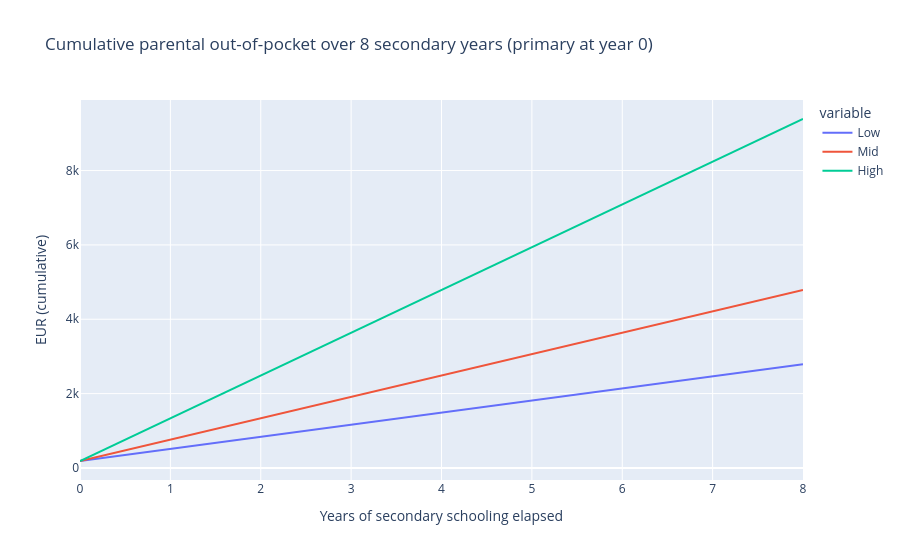

Notebook cell for this chart:
### Code cell
# More visuals: annual comparison, one-year stacked, and cumulative over years
from IPython.display import Markdown, display
import pandas as pd
import numpy as np
import matplotlib.pyplot as plt
import plotly.express as px
import re

# File paths
primary_fp = r"c:\Users\Dell\Documents\VSC Projects\Italienation\local_data\ItalyPrimarySchoolBookExpenses.csv"
secondary_fp = r"c:\Users\Dell\Documents\VSC Projects\Italienation\local_data\ItalianMeanSecondarySchoolExpenses.csv"
oecd_fp = r"c:\Users\Dell\Documents\VSC Projects\Italienation\local_data\oecd\oecd_education_fin_perstud.csv"

# Load
pri = pd.read_csv(primary_fp, encoding='utf-8', dtype=str, keep_default_na=False)
sec = pd.read_csv(secondary_fp, encoding='utf-8', dtype=str, keep_default_na=False)
oecd = pd.read_csv(oecd_fp, encoding='utf-8', dtype=str, keep_default_na=False)

# Reuse heuristic extractor
def extract_numbers_from_text_df(df):
    text = df.to_string()
    nums = re.findall(r"(\d{1,4}(?:[.,]\d+)?(?:[-–]\d{1,4}(?:[.,]\d+)?)?)", text)
    parsed = []
    for n in nums:
        if '-' in n or '–' in n:
            parts = re.split('[-–]', n)
            try:
                low = float(parts[0].replace(',', '.'))
                high = float(parts[1].replace(',', '.'))
                parsed.append((low+high)/2.0)
            except:
                continue
        else:
            try:
                parsed.append(float(n.replace(',', '.')))
            except:
                continue
    return parsed

primary_nums = extract_numbers_from_text_df(pri)
primary_total_eur = primary_nums[-1] if primary_nums else np.nan

secondary_nums = extract_numbers_from_text_df(sec)
candidates = [x for x in secondary_nums if x >= 50]
if len(candidates) >= 1:
    sec_low = float(np.min(candidates))
    sec_mid = float(np.median(candidates))
    sec_high = float(np.max(candidates))
else:
    sec_low, sec_mid, sec_high = 325.0, 575.0, 1150.0

secondary_years = 8

# Annual comparison dataset (for single-year view)
annual_df = pd.DataFrame({
    'label': ['Primary (annual)', 'Secondary - Low (annual)', 'Secondary - Mid (annual)', 'Secondary - High (annual)'],
    'value': [primary_total_eur, sec_low, sec_mid, sec_high]
})

# Plot 1: Annual comparison (matplotlib)
plt.figure(figsize=(8,4))
bars = plt.bar(annual_df['label'], annual_df['value'], color=['#8dd3c7','#ffffb3','#bebada','#fb8072'])
plt.title('Annual parental cost (Italy) — primary vs secondary scenarios')
plt.ylabel('EUR per year')
plt.xticks(rotation=25, ha='right')
for b in bars:
    h = b.get_height()
    plt.text(b.get_x() + b.get_width()/2, h + max(annual_df['value'])*0.02, f"{h:,.0f} €", ha='center')
plt.tight_layout()
plt.show()

# Plot 2: One-year stacked view (primary + secondary for one year)
one_year = pd.DataFrame({
    'scenario': ['Low','Mid','High'],
    'primary': [primary_total_eur]*3,
    'secondary': [sec_low, sec_mid, sec_high]
})

plt.figure(figsize=(6,4))
plt.bar(one_year['scenario'], one_year['primary'], label='Primary', color='#c7e9b4')
plt.bar(one_year['scenario'], one_year['secondary'], bottom=one_year['primary'], label='Secondary (annual)', color='#2b8cbe')
plt.ylabel('EUR (one year, stacked)')
plt.title('One-year parental cost: primary + one year of secondary')
plt.legend()
for i,row in one_year.iterrows():
    total = row['primary'] + row['secondary']
    plt.text(i, total + max(one_year['primary']+one_year['secondary'])*0.01, f"{total:,.0f} €", ha='center')
plt.show()

# Plot 3: Cumulative over years (0..secondary_years)
years = np.arange(0, secondary_years+1)
cum_low = primary_total_eur + sec_low * years
cum_mid = primary_total_eur + sec_mid * years
cum_high = primary_total_eur + sec_high * years

cum_df = pd.DataFrame({'year': years, 'Low': cum_low, 'Mid': cum_mid, 'High': cum_high})

fig = px.line(cum_df, x='year', y=['Low','Mid','High'], title=f'Cumulative parental out-of-pocket over {secondary_years} secondary years (primary at year 0)')
fig.update_layout(yaxis_title='EUR (cumulative)', xaxis_title='Years of secondary schooling elapsed')
fig.show()

# Annotate OECD per-student (display only)
ita_oecd = oecd[(oecd.get('REF_AREA','')=='ITA') & (oecd.get('TIME_PERIOD','')=='2022')]
ita_ppp = ita_oecd[ita_oecd.get('UNIT_MEASURE','').str.contains('USD_PPP', na=False)] if not ita_oecd.empty else pd.DataFrame()
pval = None
if not ita_ppp.empty:
    try:
        pval = pd.to_numeric(ita_ppp['OBS_VALUE'].iloc[0], errors='coerce')
    except:
        pval = None

display(Markdown(f"**OECD per-student (ITA, 2022) candidate (units likely USD PPP):** {pval}"))

if pval is not None:
    display(Markdown("**Note:** OECD numbers are in USD PPP. We have not converted PPP to EUR; to compute parental burden as % of per-student spending pick Option A or B and I will compute and visualize percentages."))
,
,
,

: 
,
: {
: 

: [
,
,
,
,
,
,
,
,
c:\\Users\\Dell\\Documents\\VSC Projects\\Italienation\\local_data\\ItalyPrimarySchoolBookExpenses.csv"
secondary_fp = r"c:\\Users\\Dell\\Documents\\VSC Projects\\Italienation\\local_data\\ItalianMeanSecondarySchoolExpenses.csv"

# Load (robust read)
pri = pd.read_csv(primary_fp, encoding='utf-8', dtype=str, keep_default_na=False)
sec = pd.read_csv(secondary_fp, encoding='utf-8', dtype=str, keep_default_na=False)

# Reuse earlier heuristic extractor
def extract_numbers_from_text_df(df):
    text = df.to_string()
    nums = re.findall(r"(\d{1,4}(?:[.,]\d+)?(?:[-–]\d{1,4}(?:[.,]\d+)?)?)", text)
    parsed = []
    for n in nums:
        if '-' in n or '–' in n:
            parts = re.split('[-–]', n)
            try:
                low = float(parts[0].replace(',', '.'))
                high = float(parts[1].replace(',', '.'))
                parsed.append((low+high)/2.0)
            except:
                continue
        else:
            try:
                parsed.append(float(n.replace(',', '.')))
            except:
                continue
    return parsed

# Extract costs (same heuristics used earlier)
primary_nums = extract_numbers_from_text_df(pri)
primary_total_eur = primary_nums[-1] if primary_nums else np.nan

secondary_nums = extract_numbers_from_text_df(sec)
candidates = [x for x in secondary_nums if x >= 50]
if len(candidates) >= 1:
    sec_annual_low = float(np.min(candidates))
    sec_annual_mid = float(np.median(candidates))
    sec_annual_high = float(np.max(candidates))
else:
    sec_annual_low, sec_annual_mid, sec_annual_high = 325.0, 575.0, 1150.0

# Configurable assumptions (edit these to run sensitivity)
assumptions = {
    'avg_book_weight_kg': 0.7,     # average weight per textbook [kg]
    'avg_book_price_eur': 25.0,    # average price per textbook [EUR]
    'emission_factor_kgCO2_per_kg': 1.3  # kgCO2e per kg of paper (cradle-to-gate, default literature-range)
}

# Derived conversion: EUR -> kg of books (kg per EUR)
weight_per_eur = assumptions['avg_book_weight_kg'] / assumptions['avg_book_price_eur']

secondary_years = 8

rows = []
for label, annual_cost in [('Low', sec_annual_low), ('Mid', sec_annual_mid), ('High', sec_annual_high)]:
    primary_cost = 0.0 if np.isnan(primary_total_eur) else float(primary_total_eur)
    # annual totals (one-year view): primary treated as one-off in the first year
    annual_total_cost = primary_cost + annual_cost
    annual_mass_kg = annual_total_cost * weight_per_eur
    annual_co2 = annual_mass_kg * assumptions['emission_factor_kgCO2_per_kg']
    # cumulative over secondary_years (primary counted once at start + secondary repeated each year)
    cumulative_mass_kg = primary_cost * weight_per_eur + annual_cost * weight_per_eur * secondary_years
    cumulative_co2 = cumulative_mass_kg * assumptions['emission_factor_kgCO2_per_kg']
    rows.append({
        'scenario': label,
        'primary_cost_eur': primary_cost,
        'secondary_annual_cost_eur': annual_cost,
        'annual_total_cost_eur': annual_total_cost,
        'annual_mass_kg': annual_mass_kg,
        'annual_co2_kgCO2e': annual_co2,
        'cumulative_mass_kg': cumulative_mass_kg,
        'cumulative_co2_kgCO2e': cumulative_co2
    })

df = pd.DataFrame(rows)
df[['primary_cost_eur','secondary_annual_cost_eur','annual_total_cost_eur','annual_mass_kg','annual_co2_kgCO2e','cumulative_mass_kg','cumulative_co2_kgCO2e']] = df[['primary_cost_eur','secondary_annual_cost_eur','annual_total_cost_eur','annual_mass_kg','annual_co2_kgCO2e','cumulative_mass_kg','cumulative_co2_kgCO2e']].apply(pd.to_numeric)

display(Markdown("### Textbook mass & CO2e estimates (assumptions shown below)"))
display(Markdown(f"- avg_book_weight_kg = {assumptions['avg_book_weight_kg']} kg\n- avg_book_price_eur = {assumptions['avg_book_price_eur']} EUR\n- weight_per_eur = {weight_per_eur:.4f} kg/EUR\n- emission_factor = {assumptions['emission_factor_kgCO2_per_kg']} kgCO2e/kg\n- secondary_years = {secondary_years} yrs"))
display(df.style.format({'annual_mass_kg':'{:.2f}','annual_co2_kgCO2e':'{:.1f}','cumulative_mass_kg':'{:.1f}','cumulative_co2_kgCO2e':'{:.1f}','annual_total_cost_eur':'{:.0f} €'}))

# Plot: cumulative mass and CO2 per scenario
fig, ax = plt.subplots(1,2, figsize=(12,4))
ax[0].bar(df['scenario'], df['cumulative_mass_kg'], color=['#a6cee3','#1f78b4','#081d58'])
ax[0].set_title('Cumulative textbook mass per student (kg)')
ax[0].set_ylabel('kg (primary + secondary years)')
for i, v in enumerate(df['cumulative_mass_kg']):
    ax[0].text(i, v + max(df['cumulative_mass_kg'])*0.01, f"{v:,.0f} kg", ha='center')

ax[1].bar(df['scenario'], df['cumulative_co2_kgCO2e'], color=['#b2df8a','#33a02c','#00441b'])
ax[1].set_title('Cumulative textbook CO2e per student (kgCO2e)')
ax[1].set_ylabel('kgCO2e (cradle-to-gate)')
for i, v in enumerate(df['cumulative_co2_kgCO2e']):
    ax[1].text(i, v + max(df['cumulative_co2_kgCO2e'])*0.01, f"{v:,.0f} kgCO2e", ha='center')

plt.tight_layout()
plt.show()

# Quick sensitivity table: vary avg_book_weight_kg and avg_book_price_eur
sensitivity = []
for w in [0.5, 0.7, 1.0]:
    for p in [15, 25, 40]:
        wpereur = w / p
        cum_mass_mid = (primary_total_eur if not np.isnan(primary_total_eur) else 0.0) * wpereur + sec_annual_mid * wpereur * secondary_years
        sensitivity.append({'avg_book_weight_kg': w, 'avg_book_price_eur': p, 'cum_mass_mid_kg': cum_mass_mid, 'cum_co2_mid_kgCO2e': cum_mass_mid * assumptions['emission_factor_kgCO2_per_kg']})
sens_df = pd.DataFrame(sensitivity)
display(Markdown('### Sensitivity: mid scenario cumulative mass across plausible book weight/price combos'))
display(sens_df.style.format({'cum_mass_mid_kg':'{:.1f}','cum_co2_mid_kgCO2e':'{:.1f}'}))

display(Markdown('''### Notes & next steps
- These are order-of-magnitude estimates: to improve accuracy we need: (1) number of books and price per book by level, (2) measured weight per book or publisher metadata, and (3) a full LCA factor for paper+printing (cradle-to-grave) and end-of-life fate (recycling rates).\n- If you want, I can: fetch municipal paper-waste per-capita stats (ISPRA/Eurostat) to compare per-student textbook waste to average citizen paper waste, or search for peer-reviewed LCA studies for textbook printing to replace the emission factor.'''))

### Figure 1 — Plotly figure (JSON) as saved in the notebook; plotly's stock layout.template omitted (floating-point values rounded to 4 significant figures)
{"data": [{"hovertemplate": "variable=Low<br>year=%{x}<br>value=%{y}<extra></extra>", "legendgroup": "Low", "line": {"color": "#636efa", "dash": "solid"}, "marker": {"symbol": "circle"}, "mode": "lines", "name": "Low", "orientation": "v", "showlegend": true, "type": "scatter", "x": [0, 1, 2, 3, 4, 5, 6, 7, 8], "xaxis": "x", "y": [187.1, 512.1, 837.1, 1162.0, 1487.0, 1812.0, 2137.0, 2462.0, 2787.0], "yaxis": "y"}, {"hovertemplate": "variable=Mid<br>year=%{x}<br>value=%{y}<extra></extra>", "legendgroup": "Mid", "line": {"color": "#EF553B", "dash": "solid"}, "marker": {"symbol": "circle"}, "mode": "lines", "name": "Mid", "orientation": "v", "showlegend": true, "type": "scatter", "x": [0, 1, 2, 3, 4, 5, 6, 7, 8], "xaxis": "x", "y": [187.1, 762.1, 1337.0, 1912.0, 2487.0, 3062.0, 3637.0, 4212.0, 4787.0], "yaxis": "y"}, {"hovertemplate": "variable=High<br>year=%{x}<br>value=%{y}<extra></extra>", "legendgroup": "High", "line": {"color": "#00cc96", "dash": "solid"}, "marker": {"symbol": "circle"}, "mode": "lines", "name": "High", "orientation": "v", "showlegend": true, "type": "scatter", "x": [0, 1, 2, 3, 4, 5, 6, 7, 8], "xaxis": "x", "y": [187.1, 1337.0, 2487.0, 3637.0, 4787.0, 5937.0, 7087.0, 8237.0, 9387.0], "yaxis": "y"}], "layout": {"legend": {"title": {"text": "variable"}, "tracegroupgap": 0}, "title": {"text": "Cumulative parental out-of-pocket over 8 secondary years (primary at year 0)"}, "xaxis": {"anchor": "y", "domain": [0, 1], "title": {"text": "Years of secondary schooling elapsed"}}, "yaxis": {"anchor": "x", "domain": [0, 1], "title": {"text": "EUR (cumulative)"}}}}
